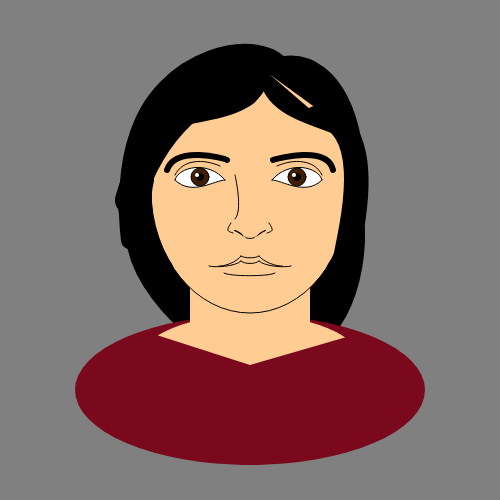
Frame 1 (no input)
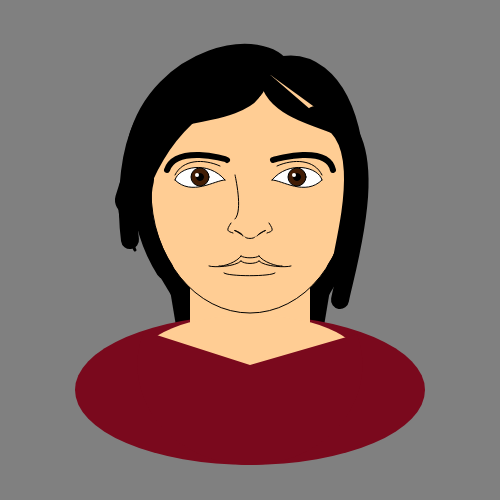
Frame 2 (the mouse pressed at the canvas centre, redrawn once)

The p5.js sketch that drew these frames (run headless with seeded random() and noise() and a simulated clock; the mouse was pressed at the canvas centre and the sketch redrawn once):

// p5.js sketch
// ── sketch.js
var xStart;
var yStart;
function setup() {
  createCanvas(500, 500);
  xStart = width/2;
  yStart = height/2;
}

function draw() {
  
  background("gray");
  hairUnderLayer();
  strokeWeight(1);
  drawNeck();
  drawFace();
  stroke(0);
  drawEye(xStart - 75, xStart - 25, yStart - 70,"right");
  drawEye(xStart + 72, xStart + 22, yStart - 70, "left");
  stroke(0);
  drawEyebrows(xStart - 23, yStart - 90);
  drawNose(xStart-15, yStart-75);
  drawMouth(xStart-1, yStart+11);
  drawHair();
  fill(0)
  noStroke();
  // ellipse(xStart, yStart, 10);
  noLoop();
}

function drawEye(X1, X2, Y, direction) {
  stroke(0);
  if(direction === "right") {
    fill("white");
    curve(X1 + 30, Y + 80, X1, Y, X2, Y, X1 + 100, Y + 120);
    curve(X1 - 50, Y - 100, X1, Y, X2, Y, X1 + 60, Y);
    
    noFill();
    curve(X1, Y + 80, X1, Y - 5, X2 - 5, Y-14, X1 + 100, Y + 40);
    
    fill("#421d05");
    ellipse(X1 + 25, Y - 3, 18);
    fill(0);
    ellipse(X1 + 25, Y - 3, 7);
    fill("white");
    noStroke();
    ellipse(X1 + 22, Y - 5, 4);
  } else if (direction === "left") {
    fill("white");
    curve(X1 - 30, Y + 80, X1, Y, X2, Y, X1 - 100, Y + 120);
    curve(X1 + 50, Y - 100, X1, Y, X2, Y, X1 - 60, Y);
    
    noFill();
    curve(X1, Y + 80, X1, Y - 5, X2 + 5, Y - 14, X1 - 100, Y + 40);
    
    fill("#421d05");
    ellipse(X1 - 25, Y - 3, 18);
    fill(0);
    ellipse(X1 - 25, Y - 3, 7);
    fill("white");
    noStroke();
    ellipse(X1 - 28, Y - 5, 4);
  }
}

function drawEyebrows(X, Y) {
  noFill();
  strokeWeight(6);
  curve(X-50,Y+20, X, Y, X-60, Y+10, X-50,Y+150)
  curve(X+78,Y+20, X+46, Y, X+106, Y+10, X+78,Y+150)
}

function drawNose(X, Y) {
  strokeWeight(1);
  noFill();
  curve(X,Y+40,X,Y,X,Y+44,X-50,Y+50);
  // curve(X+30,Y+40,X+30,Y,X+30,Y+40,X+80,Y+50);
  
  curve(X+30,Y+10,X-4,Y+48,X-2,Y+58,X+30,Y+60);
  curve(X,Y+10,X+34,Y+48,X+32,Y+58,X,Y+60);
  
  fill(0);
  curve(X+30, yStart, X, Y+56, X+8, Y+61, X+2, yStart);
  curve(X, yStart, X+30, Y+56, X+22, Y+61, X+20, yStart);
  noFill();
  
  curve(X+15,Y+50,X+10, Y+62, X+20, Y+62, X+15,Y+50);
}

function drawMouth(X, Y) {
  curve(X-8, Y-30, X-8, Y-5, X-30, Y+5, X-36, Y-10);
  curve(X+10, Y-30, X+10, Y-5, X+33, Y+5, X+38, Y-10);
  curve(X-8, Y-20, X-8, Y-5, X+10, Y-5, X+10, Y-20);
  
  curve(X-8, Y-30, X-8, Y, X-40, Y+5, X-36, Y-10);
  curve(X+10, Y-30, X+10, Y, X+42, Y+5, X+38, Y-10);
  curve(X-8, Y-20, X-8, Y, X+10, Y, X+10, Y-20);
  
  curve(X, Y-10, X-25, Y+12, X+26, Y+12, X, Y-10);
}

function drawFace() {
  stroke(0)
  fill("#FFCD94");
  ellipse(xStart, yStart-60, 198, 246);
}

function drawHair() {
  fill(0);
  strokeWeight(3);
  curve(xStart+100,-150, xStart+10, yStart-184, xStart+90, yStart-115,xStart+200, 150);
  curve(xStart-200,-150, xStart+10, yStart-170, xStart-100, yStart-115,xStart+200, 150);
  curve(xStart-200, height-200, xStart+8, yStart-184, xStart+110, yStart-110, xStart+80, height-50)
  curve(xStart+40,height-100,xStart+40, yStart-184, xStart-120, yStart-112,xStart-100,height+100);
  curve(xStart,-100,xStart-100, yStart-112, xStart-115, yStart,xStart+100,height);
  
  noFill();
  strokeWeight(30);
  curve(xStart+130,yStart,xStart, yStart-165, xStart-120, yStart-50,xStart-115,height);
  
  strokeWeight(18);
  curve(xStart+258,height,xStart-50, yStart-138, xStart-120, yStart-10,xStart,height);
  
  curve(xStart-30,yStart-200,xStart-105, yStart-70, xStart-85, yStart+20, xStart-50,yStart+15);
  
  curve(xStart+30,yStart-200,xStart+105, yStart-70, xStart+85, yStart+20, xStart+50,yStart+15);
  
  curve(xStart-300,yStart-50,xStart+65, yStart-135, xStart+90, yStart+20, xStart+50,yStart+15);
  
  curve(xStart-300,yStart-50,xStart+75, yStart-135, xStart+90, yStart+50, xStart+50,yStart+15);
}

function hairUnderLayer() {
  strokeWeight(30);
  noFill();
  curve(xStart-100,yStart-300,xStart-108, yStart-5, xStart-20, yStart+80, 0,0);
  
  curve(xStart,yStart-300,xStart+100, yStart-20, xStart+10, yStart+80, 0,0);
  
  noStroke()
  fill(0)
  triangle(xStart, yStart, xStart-100, yStart+10, xStart-70, yStart+60);
  triangle(xStart, yStart, xStart+100, yStart+10, xStart+70, yStart+60);
  triangle(xStart-70, yStart+100, xStart-80, yStart+40, xStart-10, yStart+50);
  triangle(xStart+70, yStart+100, xStart+80, yStart+40, xStart+10, yStart+50);
  
  
}

function drawNeck() {
  noStroke();
  fill("#7a091d");
  ellipse(xStart, yStart+140, 350, 150);
  fill("#FFCD94");
  rectMode(CENTER);
  rect(xStart, yStart, 120, 200);
  fill("#FFCD94");
  ellipse(xStart, yStart+110, 220, 90);
  fill("#7a091d");
  arc(xStart, yStart+115, 225, 200, 6, 60, PIE);
}
